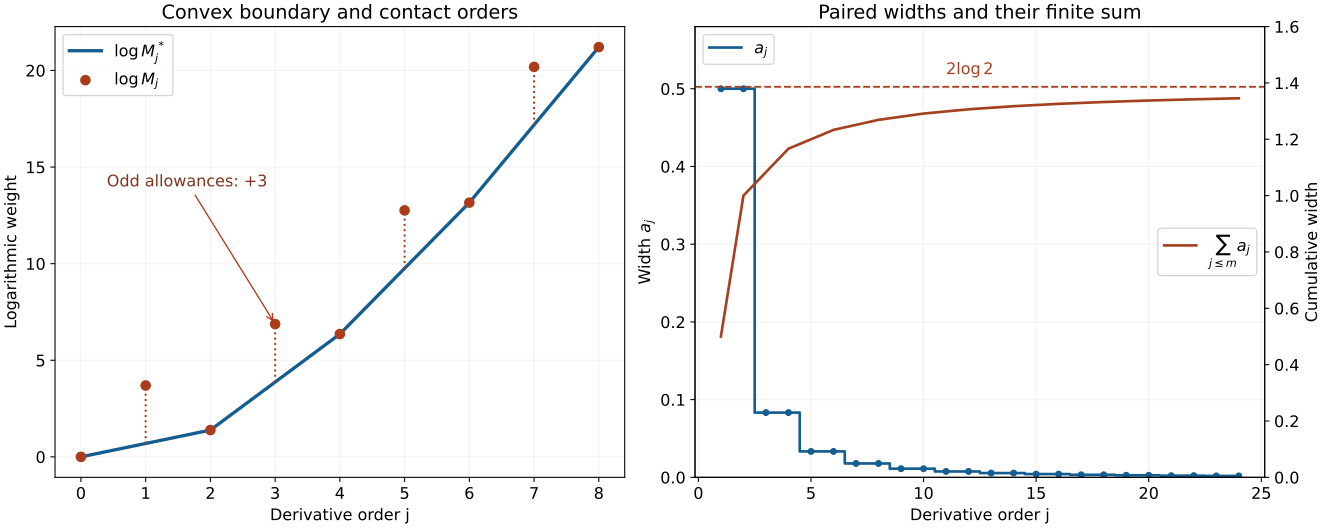

Python code for this plot:
"""Exact log-convex weights and paired smoothing widths; CC0."""
from pathlib import Path
from math import lgamma,log
import numpy as np
import matplotlib
matplotlib.use('Agg')
import matplotlib.pyplot as plt

out=Path(__file__).resolve().parent
plt.rcParams.update({'font.family':'DejaVu Sans','font.size':12,'svg.hashsalt':'AN01-U151'})
fig,ax=plt.subplots(1,2,figsize=(13.8,5.5),layout='constrained')
j=np.arange(9)
c=np.array([2*lgamma(k+1) if k%2==0 else lgamma(k)+lgamma(k+2) for k in j])
b=c+3*(j%2)
ax[0].plot(j,c,color='#145d91',lw=2.5,label=r'$\log M_j^*$')
ax[0].scatter(j,b,color='#ab3b19',s=48,zorder=3,label=r'$\log M_j$')
for k in j[j%2==1]:
    ax[0].plot([k,k],[c[k],b[k]],color='#ab3b19',ls=':',lw=1.5)
ax[0].annotate('Odd allowances: +3',xy=(3,b[3]),xytext=(.4,14),
               arrowprops={'arrowstyle':'->','color':'#ab3b19'},color='#80331c')
ax[0].set(xlabel='Derivative order j',ylabel='Logarithmic weight',xticks=j,
          title='Convex boundary and contact orders')
ax[0].legend(loc='upper left')
k=np.arange(1,25)
r=(k-1)//2
a=1/((2*r+1)*(2*r+2))
ax[1].step(k,a,where='mid',color='#145d91',lw=2,label=r'$a_j$')
ax[1].scatter(k,a,color='#145d91',s=18)
ax[1].set(xlabel='Derivative order j',ylabel='Width $a_j$',ylim=(0,.58),
          title='Paired widths and their finite sum')
ay=ax[1].twinx()
ay.plot(k,np.cumsum(a),color='#a5411f',lw=2,label=r'$\sum_{j\leq m}a_j$')
ay.axhline(2*log(2),color='#a5411f',ls='--',lw=1.4)
ay.set(ylabel='Cumulative width',ylim=(0,1.6))
ay.text(11,2*log(2)+.045,r'$2\log 2$',color='#a5411f')
ax[1].legend(loc='upper left')
ay.legend(loc='center right')
for axy in ax:
    axy.grid(alpha=.17)
fig.savefig(out/'convex-weights-and-widths.png',dpi=160)
fig.savefig(out/'convex-weights-and-widths.svg',metadata={'Date':None})
p=out/'convex-weights-and-widths.svg'
p.write_text('\n'.join(x.rstrip() for x in p.read_text().splitlines())+'\n')
